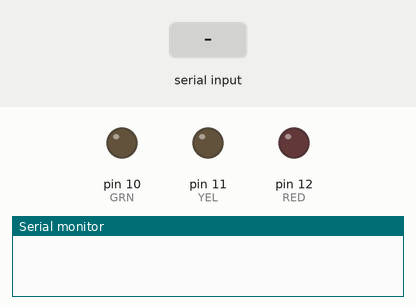
A sketch run on a simulated Arduino Uno, built with avr-gcc and run on an emulated ATmega328P. Shown: output pins drawn as LEDs (lit = HIGH), the last lines printed to the serial monitor. The inputs (shaded band) are chosen by the test bench.

Above: at 1.2 s.
1.3 s: "N" received over Serial
At 2.8 s:
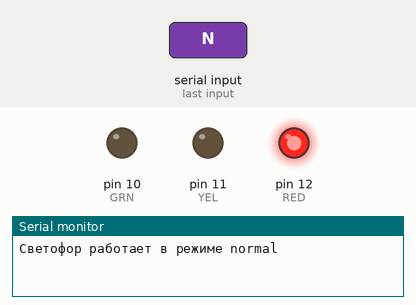
4.3 s: "S" received over Serial
At 6.4 s:
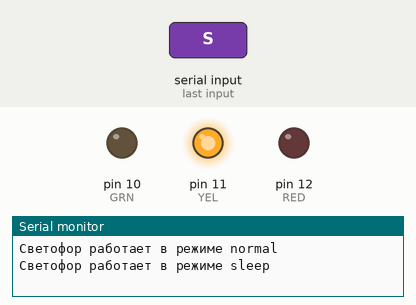
6.5 s: "R" received over Serial
At 8.4 s:
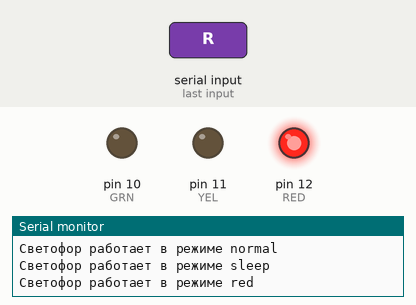
Timing chart, 0 to 9.9 s (numbered marks = the images above; inputs shaded):
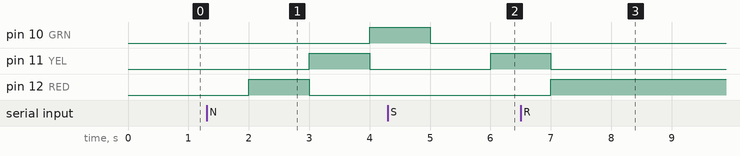

The sketch:

sketch_oct14a.ino
```cpp
#define RED 12
#define YEL 11
#define GRN 10
int state = 0;
char mode;
void setup() {
 pinMode(RED, OUTPUT);
 pinMode(YEL, OUTPUT);
 pinMode(GRN, OUTPUT);
 Serial.begin(9600);
}
void loop() {
 while(Serial.available() > 0){
  char readChar = Serial.read();
   switch(toupper(readChar)){
     case 'N':{
       Serial.println("Светофор работает в режиме normal");
       state = 1;
       mode = 'N';
       break;
     }
     case 'S':{
       Serial.println("Светофор работает в режиме sleep");
       state = 2;
       mode = 'S';
       break;
     }
     case 'R':{
       Serial.println("Светофор работает в режиме red");
       mode = 'R';
       break;
      }
       case 'G':{
       Serial.println("Светофор работает в режиме green");
       mode = 'G';
       break;
     }
   }
 }
 switch(mode){
   case 'N': normalMode(); break;
   case 'S': sleepMode(); break;
   case 'R': {
     state = 1;
     setLight();
 break;
   }
   case 'G': {
     state = 3;
     setLight();
 break;
   }
}
 delay(1000);
}

void normalMode(){
 setLight();
 state == 3 ? state = 1 : state++;
}

void sleepMode(){
 digitalWrite(RED, LOW);
 state == 2 ? state = 0 : state = 2;
 setLight();
 digitalWrite(GRN, LOW);
}

void setLight(){
 state == 1 ? digitalWrite(RED, HIGH) : digitalWrite(RED, LOW);
 state == 2 ? digitalWrite(YEL, HIGH) : digitalWrite(YEL, LOW);
 state == 3 ? digitalWrite(GRN, HIGH) : digitalWrite(GRN, LOW);
}
```

Measured:
- after the input at 1.3 s, pin 10 (GRN): LOW → HIGH after 2.7 s; pin 11 (YEL): LOW → HIGH after 1.7 s, → LOW 1.0 s later; pin 12 (RED): LOW → HIGH after 0.70 s, → LOW 1.0 s later
- after the input at 4.3 s, pin 12 (RED): stays LOW (without the input it goes to HIGH after 0.70 s)
- after the input at 6.5 s, pin 11 (YEL): goes on until 7.0 s, then stays LOW; pin 12 (RED): LOW → HIGH after 0.50 s
